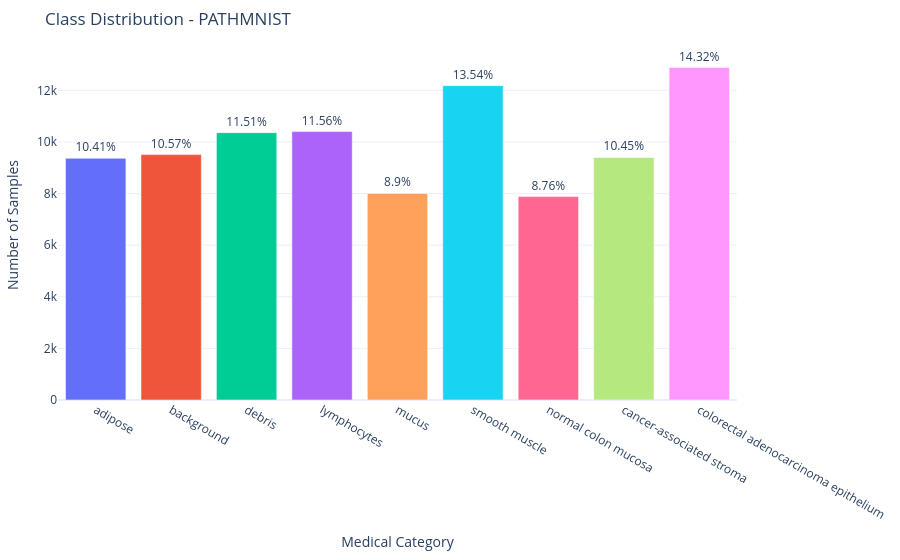

Source (notebook cell):
### Code cell
plot_class_distribution(dataset)

### Figure 1 — Plotly figure (JSON) as saved in the notebook; plotly's stock layout.template omitted (floating-point values rounded to 4 significant figures)
{"data": [{"hovertemplate": "Medical Category=%{x}<br>Number of Samples=%{y}<br>Percentage=%{text}<extra></extra>", "legendgroup": "adipose", "marker": {"color": "#636efa", "pattern": {"shape": ""}}, "name": "adipose", "orientation": "v", "showlegend": true, "text": [10.41], "textposition": "outside", "texttemplate": "%{text}%", "type": "bar", "x": ["adipose"], "xaxis": "x", "y": [9366], "yaxis": "y"}, {"hovertemplate": "Medical Category=%{x}<br>Number of Samples=%{y}<br>Percentage=%{text}<extra></extra>", "legendgroup": "background", "marker": {"color": "#EF553B", "pattern": {"shape": ""}}, "name": "background", "orientation": "v", "showlegend": true, "text": [10.57], "textposition": "outside", "texttemplate": "%{text}%", "type": "bar", "x": ["background"], "xaxis": "x", "y": [9509], "yaxis": "y"}, {"hovertemplate": "Medical Category=%{x}<br>Number of Samples=%{y}<br>Percentage=%{text}<extra></extra>", "legendgroup": "debris", "marker": {"color": "#00cc96", "pattern": {"shape": ""}}, "name": "debris", "orientation": "v", "showlegend": true, "text": [11.51], "textposition": "outside", "texttemplate": "%{text}%", "type": "bar", "x": ["debris"], "xaxis": "x", "y": [10360], "yaxis": "y"}, {"hovertemplate": "Medical Category=%{x}<br>Number of Samples=%{y}<br>Percentage=%{text}<extra></extra>", "legendgroup": "lymphocytes", "marker": {"color": "#ab63fa", "pattern": {"shape": ""}}, "name": "lymphocytes", "orientation": "v", "showlegend": true, "text": [11.56], "textposition": "outside", "texttemplate": "%{text}%", "type": "bar", "x": ["lymphocytes"], "xaxis": "x", "y": [10401], "yaxis": "y"}, {"hovertemplate": "Medical Category=%{x}<br>Number of Samples=%{y}<br>Percentage=%{text}<extra></extra>", "legendgroup": "mucus", "marker": {"color": "#FFA15A", "pattern": {"shape": ""}}, "name": "mucus", "orientation": "v", "showlegend": true, "text": [8.9], "textposition": "outside", "texttemplate": "%{text}%", "type": "bar", "x": ["mucus"], "xaxis": "x", "y": [8006], "yaxis": "y"}, {"hovertemplate": "Medical Category=%{x}<br>Number of Samples=%{y}<br>Percentage=%{text}<extra></extra>", "legendgroup": "smooth muscle", "marker": {"color": "#19d3f3", "pattern": {"shape": ""}}, "name": "smooth muscle", "orientation": "v", "showlegend": true, "text": [13.54], "textposition": "outside", "texttemplate": "%{text}%", "type": "bar", "x": ["smooth muscle"], "xaxis": "x", "y": [12182], "yaxis": "y"}, {"hovertemplate": "Medical Category=%{x}<br>Number of Samples=%{y}<br>Percentage=%{text}<extra></extra>", "legendgroup": "normal colon mucosa", "marker": {"color": "#FF6692", "pattern": {"shape": ""}}, "name": "normal colon mucosa", "orientation": "v", "showlegend": true, "text": [8.76], "textposition": "outside", "texttemplate": "%{text}%", "type": "bar", "x": ["normal colon mucosa"], "xaxis": "x", "y": [7886], "yaxis": "y"}, {"hovertemplate": "Medical Category=%{x}<br>Number of Samples=%{y}<br>Percentage=%{text}<extra></extra>", "legendgroup": "cancer-associated stroma", "marker": {"color": "#B6E880", "pattern": {"shape": ""}}, "name": "cancer-associated stroma", "orientation": "v", "showlegend": true, "text": [10.45], "textposition": "outside", "texttemplate": "%{text}%", "type": "bar", "x": ["cancer-associated stroma"], "xaxis": "x", "y": [9401], "yaxis": "y"}, {"hovertemplate": "Medical Category=%{x}<br>Number of Samples=%{y}<br>Percentage=%{text}<extra></extra>", "legendgroup": "colorectal adenocarcinoma epithelium", "marker": {"color": "#FF97FF", "pattern": {"shape": ""}}, "name": "colorectal adenocarcinoma epithelium", "orientation": "v", "showlegend": true, "text": [14.32], "textposition": "outside", "texttemplate": "%{text}%", "type": "bar", "x": ["colorectal adenocarcinoma epithelium"], "xaxis": "x", "y": [12885], "yaxis": "y"}], "layout": {"barmode": "relative", "legend": {"title": {"text": "Medical Category"}, "tracegroupgap": 0}, "margin": {"b": 20, "l": 20, "r": 20, "t": 50}, "showlegend": false, "title": {"text": "Class Distribution - PATHMNIST"}, "xaxis": {"anchor": "y", "categoryarray": ["adipose", "background", "debris", "lymphocytes", "mucus", "smooth muscle", "normal colon mucosa", "cancer-associated stroma", "colorectal adenocarcinoma epithelium"], "categoryorder": "array", "domain": [0, 1], "title": {"text": "Medical Category"}}, "yaxis": {"anchor": "x", "domain": [0, 1], "title": {"text": "Number of Samples"}}}}
